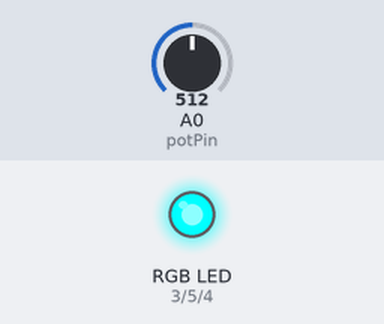
A sketch run on a simulated Arduino Uno, built with avr-gcc and run on an emulated ATmega328P. On the bench: an RGB LED mixed from three pins (HIGH = lit). The inputs (shaded band) are chosen by the test bench; at power-on: A0 (potPin) = 512.

Above: at 1.2 s.
1.3 s: A0 (potPin) set to 530
At 2.5 s:
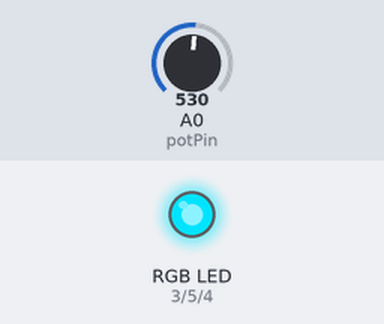
2.8 s: A0 (potPin) set to 716
At 3.6 s:
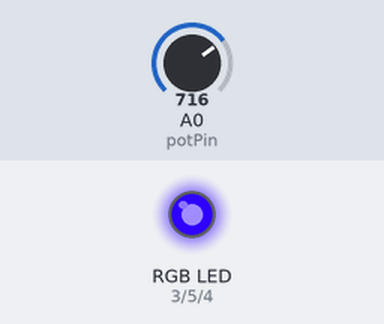
4.3 s: A0 (potPin) set to 900
At 4.6 s:
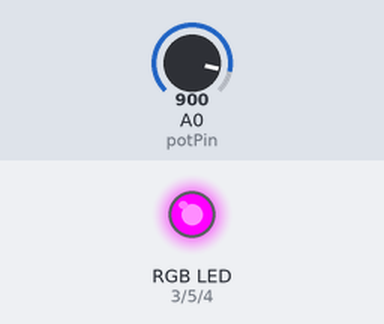
5.8 s: A0 (potPin) set to 306
At 7.0 s:
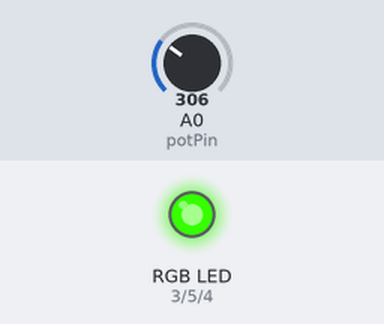
7.3 s: A0 (potPin) set to 122
At 8.1 s:
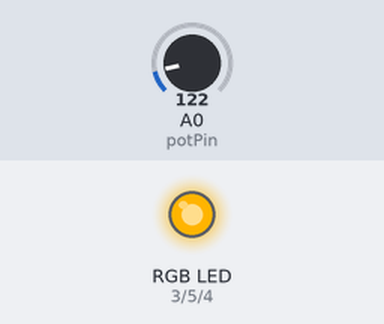
8.8 s: A0 (potPin) set to 1023
At 9.5 s:
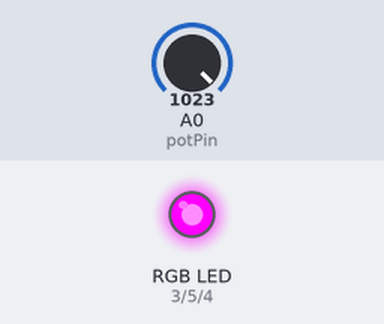
Timing chart, 0 to 11.3 s (numbered marks = the images above; inputs shaded):
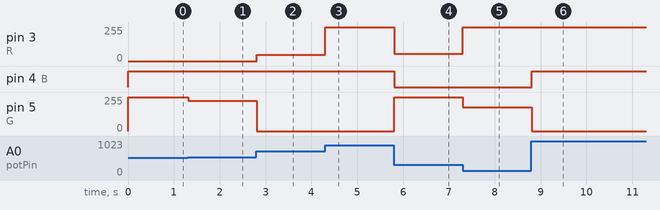

Measured:
- after the input at 1.3 s, pin 5 (G): 255/255 → 227/255 at once
- after the input at 2.8 s, pin 3 (R): 0/255 → 47/255 at once; pin 5 (G): 227/255 → 0/255 at once
- after the input at 4.3 s, pin 3 (R): 47/255 → 255/255 at once
- after the input at 5.8 s, pin 3 (R): 255/255 → 53/255 at once; pin 4 (B): HIGH → LOW at once; pin 5 (G): 0/255 → 255/255 at once
- after the input at 7.3 s, pin 3 (R): 53/255 → 255/255 at once; pin 5 (G): 255/255 → 180/255 at once
- after the input at 8.8 s, pin 4 (B): LOW → HIGH at once; pin 5 (G): 180/255 → 0/255 at once

The sketch:

Fade.ino
```cpp
// ==== RGB Rainbow by Potentiometer ====
// R=3, G=5, B=4, Pot=A0

int R = 3;
int G = 5;
int B = 4;
int potPin = A0;

void setup() {
  pinMode(R, OUTPUT);
  pinMode(G, OUTPUT);
  pinMode(B, OUTPUT);
}

void loop() {
  int potValue = analogRead(potPin); // 0~1023
  float hue = map(potValue, 0, 1023, 0, 255); // 映射到0~255色相值

  int r, g, b;
  hsvToRgb(hue, 255, 255, r, g, b); // 全飽和、全亮度的顏色

  analogWrite(R, r);
  analogWrite(G, g);
  analogWrite(B, b);

  delay(10);
}

// ---- HSV 轉 RGB ----
// hue: 0~255, sat: 0~255, val: 0~255
void hsvToRgb(int hue, int sat, int val, int &r, int &g, int &b) {
  float h = hue / 42.5; // 255/6 ≈ 42.5
  int i = int(h);
  float f = h - i;
  float p = val * (1 - sat / 255.0);
  float q = val * (1 - sat / 255.0 * f);
  float t = val * (1 - sat / 255.0 * (1 - f));

  switch (i) {
    case 0: r = val; g = t; b = p; break;
    case 1: r = q; g = val; b = p; break;
    case 2: r = p; g = val; b = t; break;
    case 3: r = p; g = q; b = val; break;
    case 4: r = t; g = p; b = val; break;
    default: r = val; g = p; b = q; break;
  }
}
```
